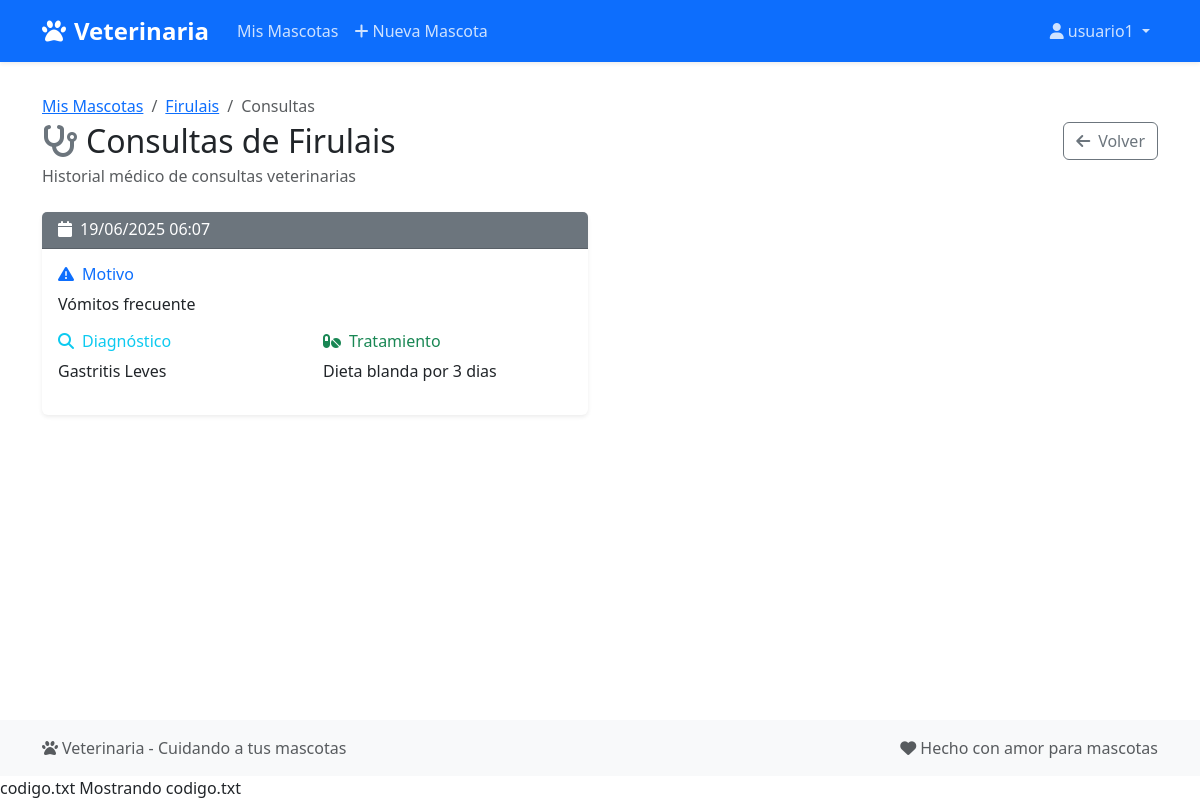
Before: /veterinaria/mascota/19/consultas/ (signed in) with the older database file.
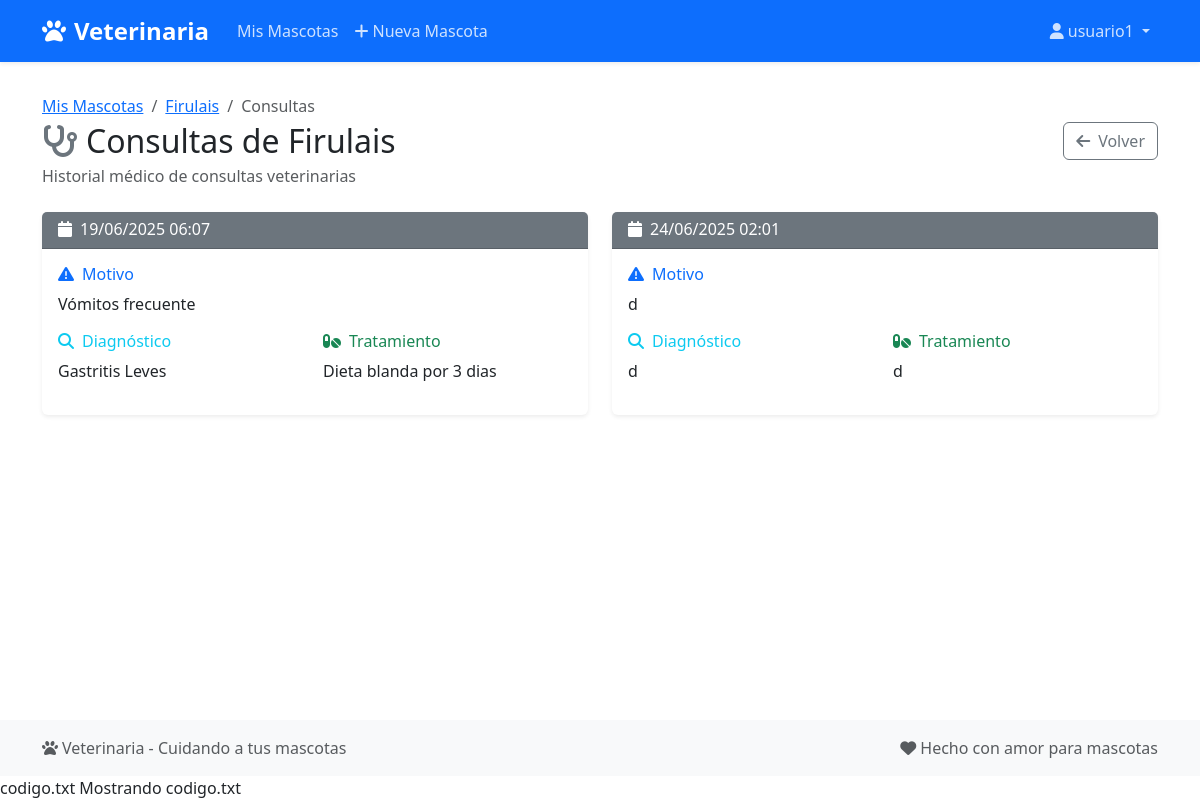
After: the same page with the newer database file.
### Veterinaria/models.py (models this page shows, shortened)
class Mascota(models.Model):
    ESPECIES = [
        ('Perro', 'Perro'),
        ('Gato', 'Gato'),
        ('Otro', 'Otro'),
    ]
    nombre = models.CharField(max_length=100)
    especie = models.CharField(max_length=10, choices=ESPECIES)
    raza = models.CharField(max_length=100, blank=True)
    fecha_nacimiento = models.DateField()
    dueño = models.ForeignKey(
        User, on_delete=models.CASCADE, related_name='mascotas')

class ConsultaVeterinaria(models.Model):
    mascota = models.ForeignKey(
        Mascota, on_delete=models.CASCADE, related_name='consultas')
    fecha = models.DateTimeField(auto_now_add=True)
    motivo = models.TextField()
    diagnostico = models.TextField()
    tratamiento = models.TextField()

### Veterinaria/views.py (the view)
@login_required
def detalle_consultas(request, mascota_id):
    if request.user.is_staff:
        mascota = get_object_or_404(Mascota, id=mascota_id)
    else:
        mascota = get_object_or_404(Mascota, id=mascota_id, dueño=request.user)
    consultas = mascota.consultas.all()
    return render(request, 'veterinaria/detalle_consultas.html', {'mascota': mascota, 'consultas': consultas})

### Veterinaria/templates/veterinaria/detalle_consultas.html (shortened to what this page needs)
{% extends 'veterinaria/base.html' %}
{% block content %}
<div class="row">
    <div class="col-12">
        <div class="d-flex justify-content-between align-items-center mb-4">
            <div>
                <nav aria-label="breadcrumb">
                    <ol class="breadcrumb mb-1">
                        <li class="breadcrumb-item"><a href="{% url 'vista_mascotas' %}">Mis Mascotas</a></li>
                        <li class="breadcrumb-item"><a href="{% url 'detalle_mascota' mascota.id %}">{{ mascota.nombre }}</a></li>
                        <li class="breadcrumb-item active">Consultas</li>
                    </ol>
                </nav>
                <h2 class="mb-1">
                    <i class="fas fa-stethoscope me-2 text-secondary"></i>Consultas de {{ mascota.nombre }}
                </h2>
                <p class="text-muted mb-0">Historial médico de consultas veterinarias</p>
            </div>
            <div class="d-flex gap-2">
                <a href="{% url 'detalle_mascota' mascota.id %}" class="btn btn-outline-secondary">
                    <i class="fas fa-arrow-left me-2"></i>Volver
                </a>
            </div>
        </div>
        {% if consultas %}
            <div class="row g-4">
                {% for consulta in consultas %}
                <div class="col-lg-6">
                    <div class="card h-100 border-0 shadow-sm">
                        <div class="card-header bg-secondary text-white">
                            <div class="d-flex justify-content-between align-items-center">
                                <h6 class="mb-0">
                                    <i class="fas fa-calendar me-2"></i>{{ consulta.fecha|date:"d/m/Y H:i" }}
                                </h6>
                            </div>
                        </div>
                        <div class="card-body">
                            <div class="mb-3">
                                <div class="row g-3">
                                    <div class="col-12">
                                        <h6 class="text-primary mb-2">
                                            <i class="fas fa-exclamation-triangle me-2"></i>Motivo
                                        </h6>
                                        <p class="card-text">{{ consulta.motivo }}</p>
                                    </div>
                                    <div class="col-md-6">
                                        <h6 class="text-info mb-2">
                                            <i class="fas fa-search me-2"></i>Diagnóstico
                                        </h6>
                                        <p class="card-text">{{ consulta.diagnostico|default:"No especificado" }}</p>
                                    </div>
                                    <div class="col-md-6">
                                        <h6 class="text-success mb-2">
                                            <i class="fas fa-pills me-2"></i>Tratamiento
                                        </h6>
                                        <p class="card-text">{{ consulta.tratamiento|default:"No especificado" }}</p>
                                    </div>
                                </div>
                            </div>
                        </div>
                    </div>
                </div>
                {% endfor %}
            </div>
        {% endif %}
    </div>
</div>
{% endblock %}

### Veterinaria/templates/veterinaria/base.html (shortened to what this page needs)
<!DOCTYPE html>
<html lang="es">
<head>
    <link href="https://cdn.jsdelivr.net/npm/bootstrap@5.3.0/dist/css/bootstrap.min.css" rel="stylesheet">
    <link href="https://cdnjs.cloudflare.com/ajax/libs/font-awesome/6.4.0/css/all.min.css" rel="stylesheet">
</head>
<body class="d-flex flex-column min-vh-100">
    <nav class="navbar navbar-expand-lg navbar-dark bg-primary shadow-sm">
        <div class="container">
            <a class="navbar-brand" href="{% url 'vista_publica' %}">
                <i class="fas fa-paw me-2"></i>Veterinaria
            </a>
            <div class="collapse navbar-collapse" id="navbarNav">
                <ul class="navbar-nav me-auto">
                    {% if user.is_authenticated %}
                        <li class="nav-item">
                            <a class="nav-link" href="{% url 'vista_mascotas' %}">
                                Mis Mascotas
                            </a>
                        </li>
                        <li class="nav-item">
                            <a class="nav-link" href="{% url 'registrar_mascota' %}">
                                <i class="fas fa-plus me-1"></i>Nueva Mascota
                            </a>
                        </li>
                    {% endif %}
                </ul>
                <div class="navbar-nav">
                    {% if user.is_authenticated %}
                        <div class="nav-item dropdown">
                            <a class="nav-link dropdown-toggle" href="#" role="button" data-bs-toggle="dropdown">
                                <i class="fas fa-user me-1"></i>{{ user.username }}
                            </a>
                        </div>
                    {% else %}
                        <a class="nav-link" href="{% url 'login' %}">
                            <i class="fas fa-sign-in-alt me-1"></i>Iniciar sesión
                        </a>
                    {% endif %}
                </div>
            </div>
        </div>
    </nav>
    <main class="main-content">
        <div class="container">
            {% block content %}
            {% endblock %}
        </div>
    </main>
    <footer class="footer mt-auto">
        <div class="container">
            <div class="row">
                <div class="col-md-6">
                    <p class="mb-0 text-muted">
                        <i class="fas fa-paw me-1"></i>Veterinaria - Cuidando a tus mascotas
                    </p>
                </div>
                <div class="col-md-6 text-md-end">
                    <p class="mb-0 text-muted">
                        <i class="fas fa-heart me-1"></i>Hecho con amor para mascotas
                    </p>
                </div>
            </div>
        </div>
    </footer>
</body>
</html>

### Veterinaria/templates/veterinaria/base.html (style rules this page uses)
.navbar-brand { font-weight: bold; font-size: 1.5rem; }
.main-content { min-height: calc(100vh - 200px); padding: 2rem 0; }
.footer { background-color: #f8f9fa; padding: 1rem 0; margin-top: auto; }
.card { box-shadow: 0 0.125rem 0.25rem rgba(0, 0, 0, 0.075); border: 1px solid rgba(0, 0, 0, 0.125); }
.btn { border-radius: 0.375rem; }
.nav-link { color: rgba(255, 255, 255, 0.8) !important; }

Changed rows visible on the page:
added ConsultaVeterinaria: fecha "24/06/2025 02:01", motivo "d", diagnostico "d", tratamiento "d"
